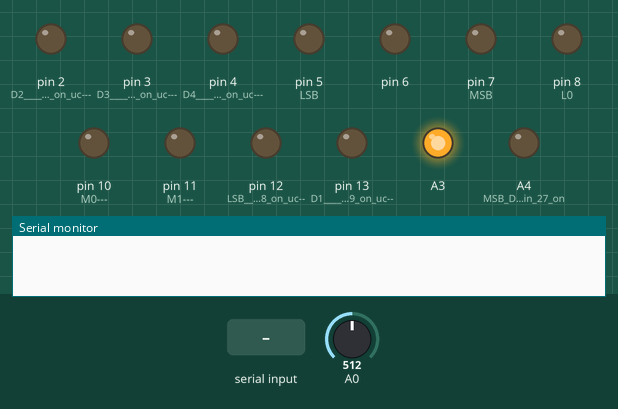
Bench run of a sketch on a simulated Arduino Uno, built with avr-gcc and run on an emulated ATmega328P. Parts: output pins drawn as LEDs (lit = HIGH), the last lines printed to the serial monitor. Inputs (shaded band) come from the test bench; at power-on: A0 = 512. Pins used as bus, display or sensor lines are not drawn.

Above: at 1.2 s.
1.3 s: "VOUT2 \n" received over Serial
At 1.7 s:
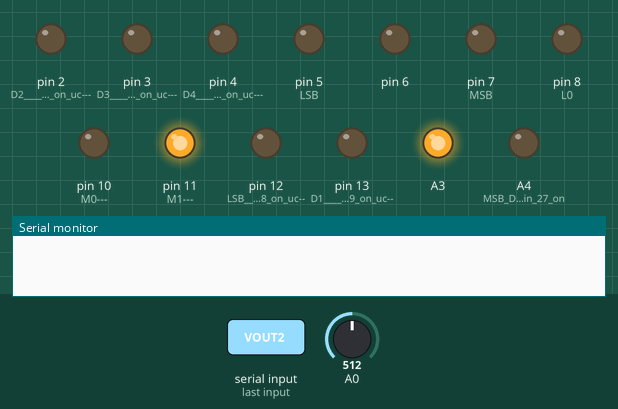
At 2.2 s:
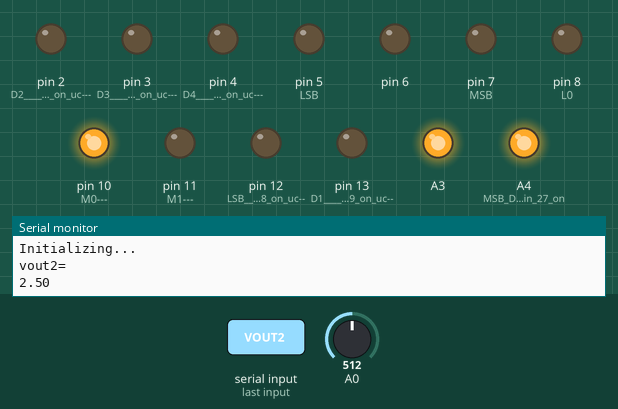
4.3 s: A0 set to 883
7.3 s: A0 set to 913
At 8.7 s:
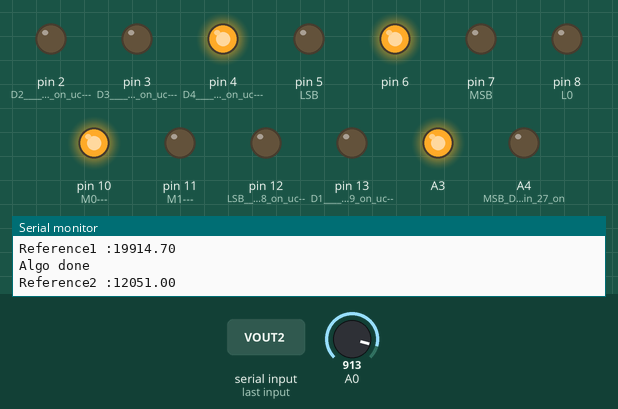
10.3 s: A0 set to 900
Timing chart, 0 to 15.0 s (numbered marks = the images above; inputs shaded):
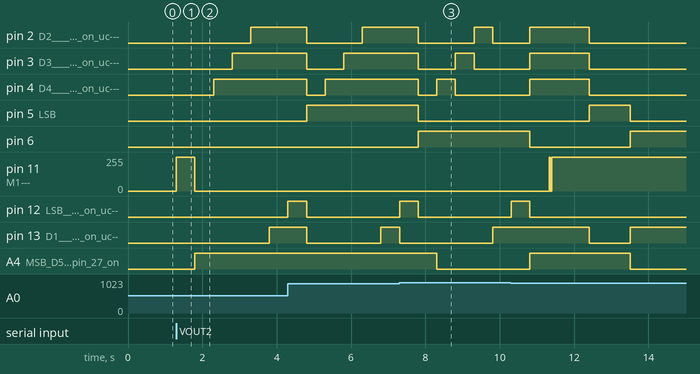

The sketch:

ramp_up_circuit_6_switches_0.49-0.5_.ino
```cpp
//ramp up circuit code
//with 7 reference resistors
//40 samples
//3 sensors
//with  serial input
//displays current
//average resistance display when 0.48 < vout1 < 0.52
//with scalling factor
//no correction factor
//checked with mobile


#include <TimerOne.h>
#define NOP __asm__ __volatile__("nop\n\t");

float data1=0,data2=0;
float Vin= 5;
float vout1=0;

float Rref_arr[6] = {12000.0, 5621.0, 1493.00, 550.0, 199.7,100};

float Rref=0;
float Rref1=0;
float Rref2=0;
float Rref3=0;

int d[]={0,0,0,0,0,0};// pin_select[6]={};
int store_mat[6][6]={};
int ref1_pins[6] = {};
int ref2_pins[6] = {};
int ref3_pins[6] = {};

float vout1_ramp[3][40]={};
float vout2_ramp[3][40]={};

bool flag = true;
int check_bit=0,counter=0,ch=0;
int i=0;
int no_of_samples = 40;
long int init_time = 27500;
float c_t = 100E-9/27E-3;

void setup()
{
 //sensor pins
  pinMode(5,OUTPUT);   //LSB
  pinMode(6,OUTPUT);
  pinMode(7,OUTPUT);   //MSB
  //switch pins
  pinMode(12,OUTPUT);        //LSB  D0    pin 18 on uc--->100K
  pinMode(13,OUTPUT);        //D1         pin 19 on uc--->200K
  pinMode(2,OUTPUT);         //D2         pin 4 on uc---->550K
  pinMode(3,OUTPUT);         //D3         pin 5 on uc---->1.6M
  pinMode(4,OUTPUT);         //D4         pin 6 on uc---->5M
  pinMode(A4,OUTPUT);  //MSB D5          pin 27 on uc--->12M
  //SnH pins
  pinMode(8,OUTPUT);    //L0
  pinMode(10,OUTPUT);    //M0--->ADC-->vout2
  pinMode(11,OUTPUT);    //M1--->ADC-->vout3
  //clock pins
  pinMode(9,OUTPUT);    //CLK
  //cap switch
  pinMode(A3,OUTPUT);

  digitalWrite(A3,HIGH);   //switch is open by default

  Serial.begin(9600);


}

void(* resetFunc) (void) = 0; //declare reset function @ address 0

void loop()
{
  float Rsen1= 0;
  float Rsen2= 0;
  float Rsen3= 0;
  if(Serial.available())
  {
    while(flag==true)
    {
      digitalWrite(9,LOW);    //CLK

      digitalWrite(8,LOW);   //sample
      digitalWrite(10,LOW);   //M0 close
      digitalWrite(11,HIGH);   //M1 open
      delay(500);

      data1 = analogRead(A0);

      vout1 = (data1*Vin)/1023.0;
      Serial.println("Initializing... ");
      Serial.println("vout2=");   //nomenclature as per new ckt
      Serial.println(vout1);

      //First Sensor selection
      digitalWrite(7,LOW);
      digitalWrite(6,LOW);
      digitalWrite(5,LOW);      //LSB for MC

      ch=0;
      Rref1 = reference_calculation(ch);
      Serial.print("Reference1 :");
      Serial.println(Rref1);

      //Second Sensor selection
      digitalWrite(7,LOW);
      digitalWrite(6,LOW);
      digitalWrite(5,HIGH);      //LSB for MC

      ch=1;
      Rref2 = reference_calculation(ch);
      Serial.print("Reference2 :");
      Serial.println(Rref2);

      //Third Sensor selection
      digitalWrite(7,LOW);
      digitalWrite(6,HIGH);
      digitalWrite(5,LOW);      //LSB for MC

      ch=2;
      Rref3 = reference_calculation(ch);
      Serial.print("Reference3 :");
      Serial.println(Rref3);

      ch=0;
      digitalWrite(7,LOW);
      digitalWrite(6,LOW);
      digitalWrite(5,LOW);      //LSB for MC
      pinset(ref1_pins);
      delay(500);

      Timer1.initialize(init_time);
      Timer1.attachInterrupt(timer_isr);
      flag = false;
    }

    if(check_bit==1)
    {
      Timer1.stop();

      for(int b=0;b<3;b++)
      {
        float Rsen_arr[20]= {};
        int number=0;
        double sum=0;
        Serial.println("V1           V2          I");
        if(b==0)
        {
          for(int a=0;a<39;a++)
          {
            if((vout1_ramp[b][a]>0.48)&&(vout1_ramp[b][a]<0.51))
            {
              float curr = ((vout2_ramp[b][a]-vout1_ramp[b][a])/(Rref1*1E3)) + c_t*((vout2_ramp[b][a+1]-vout2_ramp[b][a])-(vout1_ramp[b][a+1]-vout1_ramp[b][a]));
              curr = curr*1E6;
              Serial.print(vout1_ramp[b][a]);
              Serial.print("    ");
              Serial.print(vout2_ramp[b][a]);
              Serial.print("    ");
              Serial.println(curr,4);
              Rsen_arr[number]= (1E3*vout1_ramp[b][a])/curr;
              //Serial.print(Rsen_arr[number]);
              sum+=Rsen_arr[number];
              number++;
            }

          }
          Rsen1= sum/number;
          Serial.print("S1 = ");
          Serial.println(Rsen1);

          Serial.println("----------------------------");
        }
        else if(b==1)
        {
          for(int a=0;a<39;a++)
          {
            if((vout1_ramp[b][a]>0.48)&&(vout1_ramp[b][a]<0.51))
            {
              float curr = ((vout2_ramp[b][a]-vout1_ramp[b][a])/(Rref2*1E3)) + c_t*((vout2_ramp[b][a+1]-vout2_ramp[b][a])-(vout1_ramp[b][a+1]-vout1_ramp[b][a]));
              curr = curr*1E6;
              Serial.print(vout1_ramp[b][a]);
              Serial.print(" ");
              Serial.print(vout2_ramp[b][a]);
              Serial.print(" ");
              Serial.println(curr,4);
              Rsen_arr[number]= (1E3*vout1_ramp[b][a])/curr;
              //Serial.print(Rsen_arr[number]);
              sum+=Rsen_arr[number];
              number++;
            }

          }
          Rsen2= sum/number;
          Serial.print("S2 = ");
          Serial.println(Rsen2);

          Serial.println("-----------------------------");


        }
        else if(b==2)
        {
          for(int a=0;a<39;a++)
          {
           if((vout1_ramp[b][a]>0.48)&&(vout1_ramp[b][a]<0.51))
            {
              float curr = ((vout2_ramp[b][a]-vout1_ramp[b][a])/(Rref3*1E3)) + c_t*((vout2_ramp[b][a+1]-vout2_ramp[b][a])-(vout1_ramp[b][a+1]-vout1_ramp[b][a]));
              curr = curr*1E6;
              Serial.print(vout1_ramp[b][a]);
              Serial.print(" ");
              Serial.print(vout2_ramp[b][a]);
              Serial.print(" ");
              Serial.println(curr,4);
              Rsen_arr[number]= (1E3*vout1_ramp[b][a])/curr;
              //Serial.print(Rsen_arr[number]);
              sum+=Rsen_arr[number];
              number++;
            }

          }
          Rsen3= sum/number;
          Serial.print("S3 = ");
          Serial.println(Rsen3);

          Serial.println("-----------------------------");

        }
        else
        {
          Serial.println("Oops..something went wrong!!");
        }

      }

      Timer1.detachInterrupt();
      check_bit=0;
      Serial.println(" RESET DONE");
      delay(1000);
      resetFunc();
      Serial.println(" Never should be printed");
    }


  }
}

float reference_calculation(int ch)
{
  float vout2=0;
  float vol_array[6]={};
  int count=0;
  int j=0;
  digitalWrite(8,LOW);   //sample
  digitalWrite(10,HIGH);   //M0 open
  digitalWrite(11,LOW);   //M1 close
  for(int i=0; i<6; i++)
  {
    d[i]=1;
    pinset(d);
    delay(500);
    data2 = analogRead(A0);

    vout2 = (data2*Vin)/1023.0;
//    Serial.print("VOUT2 ");
//    Serial.println(vout2);

      if(vout2>4.4)
      {
        d[i]=0;
        pinset(d);
      }
      else
      {
        vol_array[j]=vout2;
        store_array(d,count);
        count++;
        j++;
      }
  }
  //Serial.println(" SAR done");

  //find best Refernce corresponding to highest voltage

  float maxm = vol_array[0];
  int index =0;
  for(int j=1;j<count;j++)
   {
    if (vol_array[j]>maxm )
    {
      maxm = vol_array[j];
      index = j;
    }

   }
   Serial.println("Algo done");

//   for(int a=0;a<6;a++)
//   {
//    pin_select[a]=store_mat[index][a];
//   }

   if(ch==0)
   {
     for(int a=0;a<6;a++)
     {
      ref1_pins[a]=store_mat[index][a];
      Rref = res_calc(ref1_pins);
     }
   }
   if(ch==1)
   {
    for(int a=0;a<6;a++)
     {
      ref2_pins[a]=store_mat[index][a];
      Rref = res_calc(ref2_pins);
     }
   }
   if(ch==2)
   {
    for(int a=0;a<6;a++)
     {
      ref3_pins[a]=store_mat[index][a];
      Rref = res_calc(ref3_pins);
     }
   }
//   Rref = res_calc(pin_select);

   memset(d,0,sizeof(d));
   //memset(pin_select,0,sizeof(pin_select));
   memset(store_mat,0,sizeof(store_mat));
   memset(vol_array,0,sizeof(vol_array));


   return(Rref);

}

void store_array(int d[],int c)
{
  for(int i=0;i<6;i++)
  {
    store_mat[c][i]=d[i];
  }
}


void pinset(int d[])
{
    digitalWrite(12, d[5]);    //LSB -->DO
    digitalWrite(13, d[4]);     //D1
    digitalWrite(2, d[3]);      //D2
    digitalWrite(3, d[2]);      //D3
    digitalWrite(4,d[1]);       //D4
    digitalWrite(A4,d[0]);      //D5

}

float res_calc(int pin_select[])
{
  float temp=0;
  for(int k=0;k<6;k++)
  {
    if(pin_select[k]==1)
    {
      temp+= Rref_arr[k];
    }
  }
  temp=temp+51.0;
  return(temp);
}


void timer_isr()
{

  if(counter < no_of_samples)    //40 samples
  {
    digitalWrite(9,HIGH);
    //140us
    digitalWrite(8,LOW);   //sample
    digitalWrite(10,HIGH);   //M0 open
    digitalWrite(11,HIGH);   //M1 open
    digitalWrite(8,LOW);   //sample
    digitalWrite(10,HIGH);   //M0 open
    digitalWrite(11,HIGH);   //M1 open
   digitalWrite(8,LOW);   //sample
    digitalWrite(10,HIGH);   //M0 open
    digitalWrite(11,HIGH);   //M1 open
    digitalWrite(8,LOW);   //sample
    digitalWrite(10,HIGH);   //M0 open
    digitalWrite(11,HIGH);   //M1 open
    digitalWrite(8,LOW);   //sample
    digitalWrite(10,HIGH);   //M0 open
    digitalWrite(11,HIGH);   //M1 open
    digitalWrite(8,LOW);   //sample
    digitalWrite(10,HIGH);   //M0 open
    digitalWrite(11,HIGH);   //M1 open
    digitalWrite(8,LOW);   //sample
    digitalWrite(10,HIGH);   //M0 open
    digitalWrite(11,HIGH);   //M1 open
    digitalWrite(8,LOW);   //sample
    digitalWrite(10,HIGH);   //M0 open
    digitalWrite(11,HIGH);   //M1 open
    digitalWrite(8,LOW);   //sample
    digitalWrite(10,HIGH);   //M0 open
    digitalWrite(11,HIGH);   //M1 open
    digitalWrite(8,LOW);   //sample
    digitalWrite(10,HIGH);   //M0 open
    digitalWrite(11,HIGH);   //M1 open
    digitalWrite(8,LOW);   //sample
    digitalWrite(10,HIGH);   //M0 open
    digitalWrite(11,HIGH);   //M1 open

    //NOP;
    digitalWrite(8,HIGH);    //hold
    //for vout2
    digitalWrite(10,LOW);    //M0 close
    data1 = analogRead(A0);
    digitalWrite(10,HIGH);    //M0 open

    //for vout3
    digitalWrite(11,LOW);    //M1 close
    data2= analogRead(A0);
    digitalWrite(11,HIGH);    //M1 open
    vout1_ramp[ch][i] = (data1*Vin)/1023.0;
    vout2_ramp[ch][i]=(data2*Vin)/1023.0;
    counter++;
    i++;

   }
    if(counter==no_of_samples)
    {
      digitalWrite(9,LOW);

      counter =0;
      i=0;
      if(ch==0)     //second sensor and pin selsction
      {
        pinset(ref2_pins);
        digitalWrite(6,LOW);
        digitalWrite(5,HIGH);
        digitalWrite(6,LOW);
        digitalWrite(5,HIGH);

      }
      else if(ch==1)    //third sensor and pin selection
      {
        pinset(ref3_pins);
        digitalWrite(6,HIGH);
        digitalWrite(5,LOW);
        digitalWrite(6,HIGH);
        digitalWrite(5,LOW);

      }
      else if(ch==2)      //go to main loop
      {
        check_bit=1;
      }
      ch++;
    }

  }
```

Measured:
- the behaviour switches between 900 and 901 on A0 (found by bisection; images 2 and 3)
- after the input at 1.3 s, pin 2 (D2_________pin_4_on_uc---): LOW → HIGH after 2.0 s; pin 3 (D3_________pin_5_on_uc---): LOW → HIGH after 1.5 s; pin 4 (D4_________pin_6_on_uc---): LOW → HIGH after 1.0 s; pin 10 (M0---), A4 (MSB_D5__________pin_27_on): LOW → HIGH after 0.50 s; pin 11 (M1---): 0/255 → 255/255 at once, → 0/255 0.50 s later
- after the input at 7.3 s, A4 (MSB_D5__________pin_27_on): HIGH → LOW after 1.0 s
